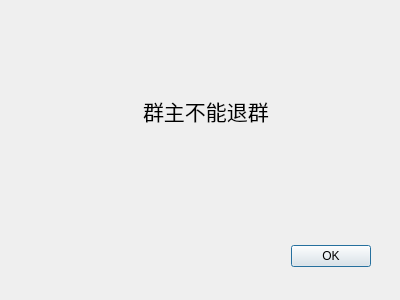
<?xml version="1.0" encoding="UTF-8"?>
<ui version="4.0">
 <class>OwnerExit_err</class>
 <widget class="QDialog" name="OwnerExit_err">
  <property name="windowModality">
   <enum>Qt::ApplicationModal</enum>
  </property>
  <property name="geometry">
   <rect>
    <x>0</x>
    <y>0</y>
    <width>400</width>
    <height>300</height>
   </rect>
  </property>
  <property name="minimumSize">
   <size>
    <width>400</width>
    <height>300</height>
   </size>
  </property>
  <property name="maximumSize">
   <size>
    <width>400</width>
    <height>300</height>
   </size>
  </property>
  <property name="windowTitle">
   <string>Dialog</string>
  </property>
  <property name="modal">
   <bool>true</bool>
  </property>
  <widget class="QDialogButtonBox" name="buttonBox">
   <property name="geometry">
    <rect>
     <x>30</x>
     <y>240</y>
     <width>341</width>
     <height>32</height>
    </rect>
   </property>
   <property name="orientation">
    <enum>Qt::Horizontal</enum>
   </property>
   <property name="standardButtons">
    <set>QDialogButtonBox::Ok</set>
   </property>
  </widget>
  <widget class="QWidget" name="layoutWidget">
   <property name="geometry">
    <rect>
     <x>0</x>
     <y>90</y>
     <width>411</width>
     <height>41</height>
    </rect>
   </property>
   <layout class="QHBoxLayout" name="horizontalLayout">
    <item>
     <spacer name="horizontalSpacer">
      <property name="orientation">
       <enum>Qt::Horizontal</enum>
      </property>
      <property name="sizeHint" stdset="0">
       <size>
        <width>40</width>
        <height>20</height>
       </size>
      </property>
     </spacer>
    </item>
    <item>
     <widget class="QLabel" name="label">
      <property name="font">
       <font>
        <family>Noto Sans Mono CJK SC</family>
        <pointsize>16</pointsize>
       </font>
      </property>
      <property name="text">
       <string>群主不能退群</string>
      </property>
     </widget>
    </item>
    <item>
     <spacer name="horizontalSpacer_2">
      <property name="orientation">
       <enum>Qt::Horizontal</enum>
      </property>
      <property name="sizeHint" stdset="0">
       <size>
        <width>40</width>
        <height>20</height>
       </size>
      </property>
     </spacer>
    </item>
   </layout>
  </widget>
 </widget>
 <resources/>
 <connections>
  <connection>
   <sender>buttonBox</sender>
   <signal>accepted()</signal>
   <receiver>OwnerExit_err</receiver>
   <slot>accept()</slot>
   <hints>
    <hint type="sourcelabel">
     <x>248</x>
     <y>254</y>
    </hint>
    <hint type="destinationlabel">
     <x>157</x>
     <y>274</y>
    </hint>
   </hints>
  </connection>
  <connection>
   <sender>buttonBox</sender>
   <signal>rejected()</signal>
   <receiver>OwnerExit_err</receiver>
   <slot>reject()</slot>
   <hints>
    <hint type="sourcelabel">
     <x>316</x>
     <y>260</y>
    </hint>
    <hint type="destinationlabel">
     <x>286</x>
     <y>274</y>
    </hint>
   </hints>
  </connection>
 </connections>
</ui>
